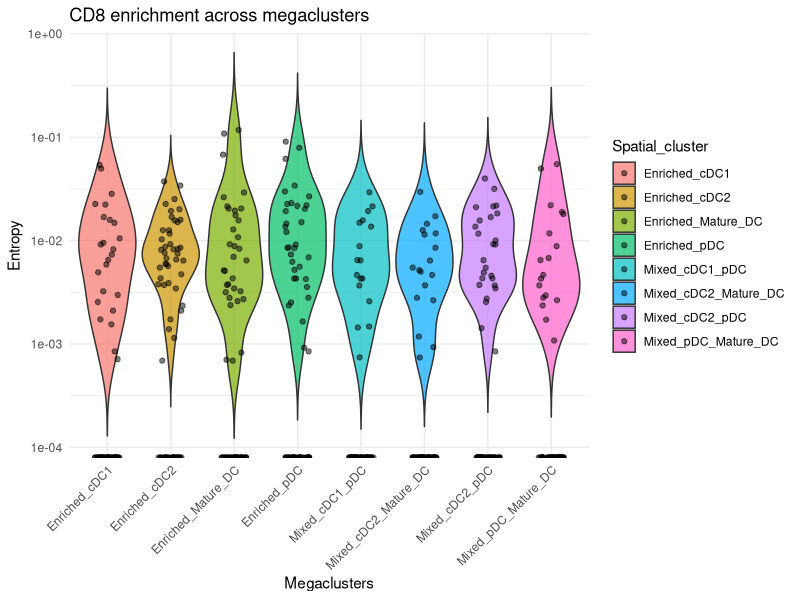
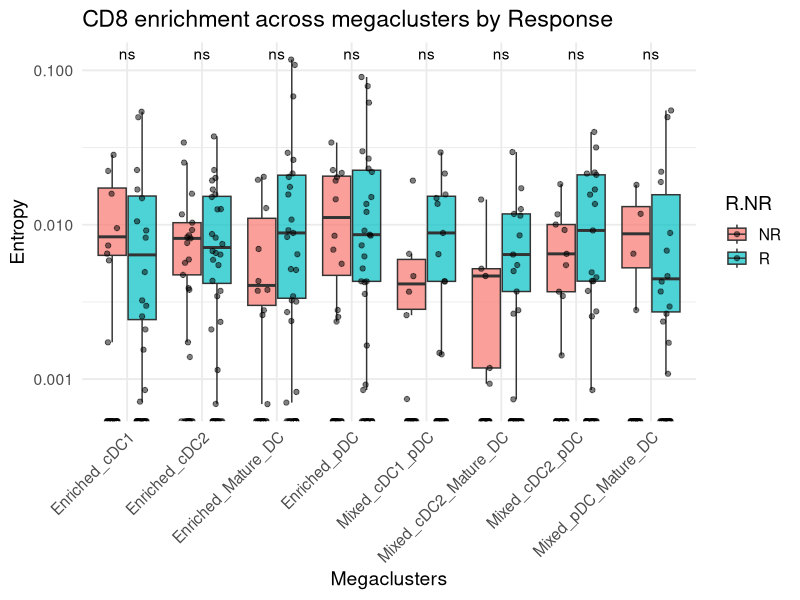
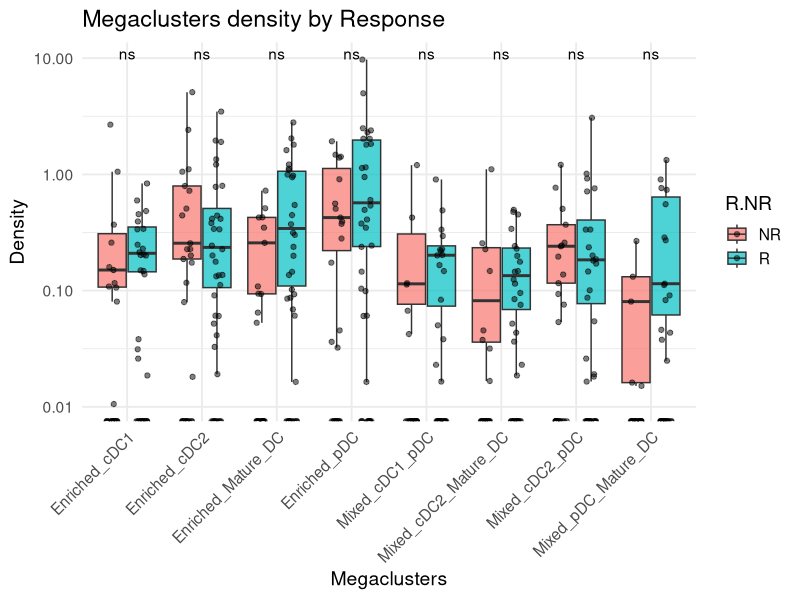

These charts were generated, in order, by the following R code: (Note: this script raises an error after producing the figures.)
## ---- chunk 1
library(dplyr)
library(ggplot2)
library(tidyr)
## ---- chunk 2
mega_clusters = read.csv("../input/raw_files/Table_mega_cluster_mm2.csv")
entropy_clusters = read.csv("../input/raw_files/table_entropy_mega_cluster.csv") %>%
  dplyr::filter(Spatial_cluster != "cDC1+") 
## ---- chunk 3
### Entropy values
df_entropy = entropy_clusters %>%
  dplyr::select(AN, Spatial_cluster, Value_entropy, R.NR, PFS, PFS_event) %>%
  tidyr::pivot_wider(
    names_from = Spatial_cluster,
    values_from = Value_entropy
  ) %>%
  tibble::column_to_rownames("AN") 

### Density values
df_density = mega_clusters %>%
  dplyr::select(AN, Cluster_type, Nombre_cluster_type_mm2) %>%
  tidyr::pivot_wider(
    names_from = Cluster_type,
    values_from = Nombre_cluster_type_mm2
  ) %>%
  tibble::column_to_rownames("AN") 

traitData = df_entropy %>%
  dplyr::select(R.NR, PFS, PFS_event)

df_entropy = df_entropy %>%
  dplyr::select(-R.NR, -PFS, -PFS_event)

write.csv(df_entropy, file = "../input/MegaClusters_entropy.csv")
write.csv(df_density, file = "../input/MegaClusters_density.csv")
## ---- chunk 4
ggplot(entropy_clusters, aes(x = Spatial_cluster, y = Value_entropy, fill = Spatial_cluster)) +
  geom_violin(trim = FALSE, alpha = 0.7, scale = "width") +
  geom_jitter(width = 0.2, alpha = 0.5, color = "black") +
  scale_y_log10() +
  labs(title = "CD8 enrichment across megaclusters",
       x = "Megaclusters",
       y = "Entropy") +
  theme_minimal() +
  theme(axis.text.x = element_text(angle = 45, hjust = 1))
## ---- chunk 5
ggplot(entropy_clusters, aes(x = Spatial_cluster, y = Value_entropy, fill = R.NR)) +
  geom_boxplot(alpha = 0.7, position = position_dodge(width = 0.8), outlier.shape = NA) +
  geom_jitter(alpha = 0.5, color = "black", 
              position = position_jitterdodge(jitter.width = 0.15, dodge.width = 0.8)) +
  ggpubr::stat_compare_means(
    aes(group = R.NR), 
    method = "wilcox.test",
    label = "p.signif",
    label.y.npc = "top",
    paired = FALSE
  ) +
  labs(
    title = "CD8 enrichment across megaclusters by Response",
    x = "Megaclusters",
    y = "Entropy"
  ) +
  theme_minimal(base_size = 14) +
  scale_y_log10() +
  theme(
    axis.text.x = element_text(angle = 45, hjust = 1)
  )
## ---- chunk 6
ggplot(mega_clusters, aes(x = Cluster_type, y = Nombre_cluster_type_mm2, fill = R.NR)) +
  geom_boxplot(alpha = 0.7, position = position_dodge(width = 0.8), outlier.shape = NA) +
  geom_jitter(alpha = 0.5, color = "black", 
              position = position_jitterdodge(jitter.width = 0.15, dodge.width = 0.8)) +
  ggpubr::stat_compare_means(
    aes(group = R.NR), 
    method = "wilcox.test",
    label = "p.signif",
    label.y.npc = "top",
    paired = FALSE
  ) +
  labs(
    title = "Megaclusters density by Response",
    x = "Megaclusters",
    y = "Density"
  ) +
  theme_minimal(base_size = 14) +
  scale_y_log10() +
  theme(
    axis.text.x = element_text(angle = 45, hjust = 1)
  )
## ---- chunk 7
# df_density = df_density[-which(rowSums(df_density)==0),]
# traitData = traitData[rownames(traitData)%in%rownames(df_density),]

## Heatmap annotations
ann_colors <- ComplexHeatmap::HeatmapAnnotation(
  Response = traitData$R.NR, 
  
  col = list(
    Response = c("R" = "green", "NR" = "red")
  ),
  
  annotation_legend_param = list(labels_gp = grid::gpar(fontsize = 10), legend_width = unit(12, "cm"), 
                                 legend_heigh = unit(12, "cm"), title_gp = grid::gpar(fontsize = 12))
)

## Heatmap

## Proportions
#df_density_proportions = sweep(df_density, 1, rowSums(df_density), FUN = "/") 
#df_density_proportions[is.na(df_density_proportions)] <- 0 ### Samples with all 0s are going to be NAs

dend_column = as.dendrogram(hclust(dist(scale(df_density)), method = "ward.D2"))

ht1 = ComplexHeatmap::Heatmap(t(scale(df_density)), 
        border = T, cluster_columns = F, column_split = coldata$Groups,
        top_annotation = ann_colors, column_gap = unit(8, "mm"), 
        name = "Megaclusters density", clustering_method_rows = "ward.D2", 
        column_dend_height = unit(5, "cm"), row_dend_width = unit(5, "cm"), 
        column_dend_reorder = T, row_dend_reorder = F,
        show_row_names = T, 
        show_heatmap_legend = T, 
        row_names_gp = grid::gpar(fontsize = 16), 
        column_names_gp = grid::gpar(fontsize =12), 
        width = unit(25, "cm"), height = unit(10, "cm"),   na_col = "grey90",
        heatmap_legend_param = list(labels_gp = grid::gpar(fontsize = 12), legend_width = unit(12, "cm"), 
                                    legend_heigh = unit(12, "cm"), title_gp = grid::gpar(fontsize = 12)))


pdf("Results/Density_megaclusters_clusters", width = 20, height = 10)
ComplexHeatmap::draw(ht1, show_heatmap_legend = T, heatmap_legend_side = "left", annotation_legend_side = 'left')
dev.off()
## ---- chunk 8
hc = hclust(dist(scale(df_density)), method = "ward.D2")
k = 5
clusters <- cutree(hc, k = k)
plot(hc, main = "Patients groups", xlab = "", sub = "", cex = 0.8)
rect.hclust(hc, k = k, border = 2:4)

coldata = traitData %>%
  dplyr::mutate(Groups = clusters)
## ---- chunk 9
coldata = coldata %>%
  dplyr::filter(Groups %in% c(1,2,4))
# coldata = coldata %>%
#   dplyr::filter(Groups != 4)
df_density = df_density[rownames(df_density)%in%rownames(coldata),]

coldata$Groups = ifelse(coldata$Groups %in% c(4,2), 2, coldata$Groups)
## ---- chunk 10
library(ggplot2)
library(ggfortify) 
# Run PCA
pca_result <- prcomp(scale(df_density), center = TRUE, scale. = FALSE)  # already scaled

# Plot PCA
autoplot(pca_result, data = as.data.frame(df_density), 
         label = FALSE, 
         colour = coldata$Groups,
         size = 3) +
  theme_minimal() +
  ggtitle("PCA of df_density") +
  theme(plot.title = element_text(hjust = 0.5))
## ---- chunk 11
compute.survival.analysis = function(features, survival.data, time_unit, p.value = 0.05) {
  library(survival)
  n_features <- ncol(features)
  significant_combinations <- list() # To store significant feature combinations

  # Create a formula dynamically based on the combination
  formula <- as.formula("Surv(time, status) ~ groups")
  
  # Prepare the data for survival analysis
  data_for_model <- data.frame("time" = survival.data$PFS,
                               "status" = survival.data$PFS_event,
                               "response" = survival.data$R.NR) 
  
  data_for_model$coxHL <- paste0("Group_", survival.data$Groups)

  # Perform Kaplan-Meier based on coxHL
  km_fit <- survival::survfit(survival::Surv(time, status) ~ coxHL, data = data_for_model)
  
  pval <- survminer::surv_pvalue(km_fit, data = data_for_model)$pval #Performs log-rank test to see whether both survival curves are significantly different
  
  ### Set colors of each curve with the correct order 
  strata_names <- gsub("coxHL=", "", names(km_fit$strata)) 
  legend_labels <- strata_names
  legend.labs = legend_labels

  pdf("Results/SurvPlot_groups", width = 10, height = 5, onefile = FALSE)
  print(survminer::ggsurvplot(km_fit,
                   data = data_for_model,
                   size = 1,
                   conf.int.style = "step",
                   pval = TRUE,
                   risk.table = TRUE,
                   risk.table.col = "strata",
                   legend.labs = legend.labs,
                   risk.table.height = 0.3,
                   ggtheme = theme_grey(),
                   title = paste0("Cox PH for Surv(time, status) ~ patient groups"),
                   xlab = paste0("Time to death/recurrence/progression (", time_unit, ")")
  ))
  dev.off()

}
## ---- chunk 12
res_clusters = compute.survival.analysis(scale(df_density), coldata, "months", p.value = 1)
## ---- chunk 13
patient_groups = coldata
save(patient_groups, file = "Patients_groups.RData")
